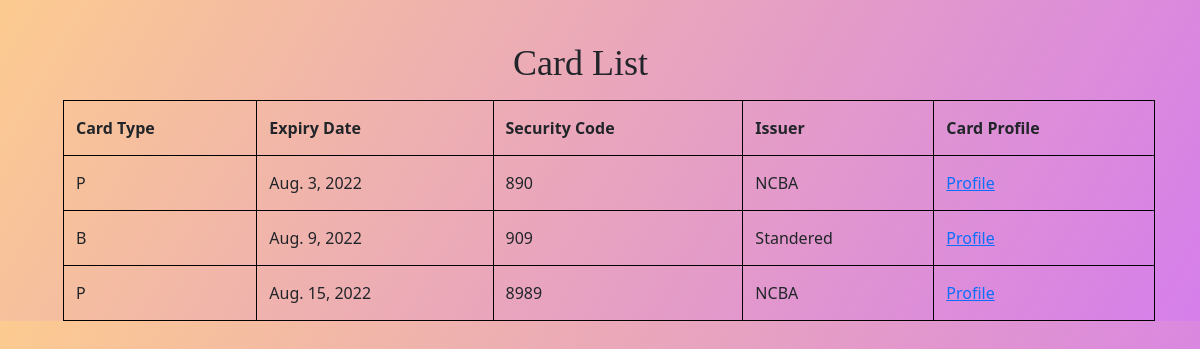
Screenshot of /wallet/card_list/ with the database file from the repository.
### wallet/models.py (models this page shows)
class Card(models.Model):
    card_number= models.IntegerField()
    CARD_CHOICES=(
        ("P", "Debit Card"),
        ("B", "Credit Card"),
    )
    card_type= models.CharField(max_length=20,choices=CARD_CHOICES)
    expiry_date = models.DateField()
    security_code = models.IntegerField()
    date_of_issue = models.DateTimeField()
    wallet= models.ForeignKey(Wallet,on_delete=models.CASCADE,related_name='card_wallet')
    account= models.ForeignKey(Account,on_delete=models.CASCADE,related_name='card_account')
    issuer= models.CharField(max_length=10)

### wallet/views.py (the view)
# urls.py: path("card_list/",list_card,name="registration"),
def list_card(request):
   cards=Card.objects.all()
   return render(request,'wallet/card_list.html',
    {"Card":cards}
   )

### wallet/templates/wallet/card_list.html (shortened to what this page needs)
<!DOCTYPE html>
<html lang="en">
<head>
 <link href="https://cdn.jsdelivr.net/npm/bootstrap@5.0.2/dist/css/bootstrap.min.css" rel="stylesheet">
</head>
<body>
  <h1>Card List</h1>
  <table>
    <tr>
      <th>Card Type  </th>
      <th>Expiry Date </th>
      <th>Security Code</th>
      <th>Issuer</th>
      <th>Card Profile</th>
    </tr>
    <tr>{%for cards in Card%}</tr>
    <td>{{cards.card_type}}</td>
    <td>{{cards.expiry_date}}</td>
    <td>{{cards.security_code}}</td>
    <td>{{cards.issuer}}</td>
    <td><a href="{% url 'card_profile' id=card.id%}">Profile</a></td></tr>
    {%endfor%}
  </table>
</body>
</html>

### wallet/templates/wallet/card_list.html (style rules this page uses)
body { background-image: linear-gradient(120deg, #fccb90 0%, #d57eeb 100%); }
table, td, th { border: 1px solid black; }
table { border-collapse: collapse; width: 91%; margin-top: 15px; margin-left: 63px; }
th { padding: 15px 12px; }
td { text-align: left; padding: 15px 12px; }
h1 { margin-left: 513px; padding-top: 42px; font-size: 36px; font-family: cursive; }

### rows the page displays
Card: card_type "P", expiry_date "Aug. 3, 2022", security_code "890", issuer "NCBA"
Card: card_type "B", expiry_date "Aug. 9, 2022", security_code "909", issuer "Standered"
Card: card_type "P", expiry_date "Aug. 15, 2022", security_code "8989", issuer "NCBA"
